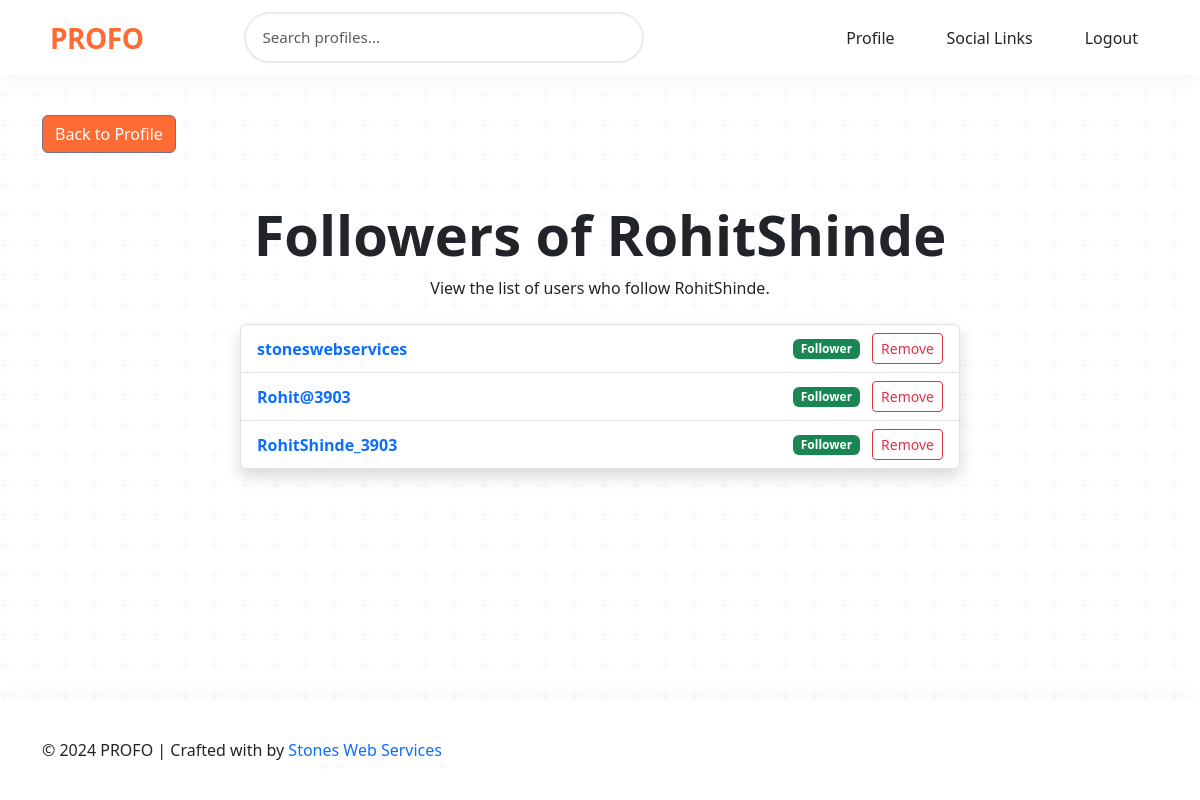
The app's page /users/profile/RohitShinde/followers/ (signed in) with its own data.
### users/models.py (models this page shows, shortened)
class CustomUser(AbstractUser):
    role = models.CharField(max_length=10, default='user')
    email = models.EmailField(unique=True)
    is_email_verified = models.BooleanField(default=False)
    is_mobile_verified = models.BooleanField(default=False)
    bio = models.TextField(blank=True, null=True)
    profile_picture = models.ImageField(upload_to='profile_pics/', blank=True, null=True, default='profile_pics/df.png')
    resume = models.FileField(upload_to='resumes/', blank=True, null=True)
    following = models.ManyToManyField(
        'self',
        symmetrical=False,
        through='Follow',
        through_fields=('follower', 'followed'),
        related_name='followers',
    )
    mobile_number = models.CharField(max_length=15, blank=True, null=True)
    users_skill = models.ManyToManyField(Skill, blank=True, related_name='users')
    intro_video = models.FileField(upload_to='intro_videos/', null=True, blank=True)
    career_growth = models.TextField(blank=True, null=True)
    tagline = models.CharField(max_length=255, blank=True, null=True)

class Follow(models.Model):
    follower = models.ForeignKey(
        CustomUser,
        on_delete=models.CASCADE,
        related_name='following_relationships',  # Unique reverse accessor
    )
    followed = models.ForeignKey(
        CustomUser,
        on_delete=models.CASCADE,
        related_name='follower_relationships',  # Unique reverse accessor
    )
    created_at = models.DateTimeField(auto_now_add=True)
    class Meta:
        unique_together = ('follower', 'followed')  # Prevent duplicates

### users/views.py (the view)
# urls.py: path('profile/<str:username>/followers/', views.view_followers, name='view_followers'),
@login_required
def view_followers(request, username):
    profile_user = get_object_or_404(CustomUser, username=username)
    if request.user == profile_user:
        followers = Follow.objects.filter(followed=profile_user).select_related('follower')
    else:
        followers = None
    return render(request, 'users/followers.html', {'profile_user': profile_user, 'followers': followers})

### PROFO/context_processors.py (called while the page is built)
def unread_notifications_count(request):
    if request.user.is_authenticated:
        return {
            'unread_notifications_count': request.user.notifications.filter(is_read=False).count()
        }
    return {}

### users/templates/users/followers.html (shortened to what this page needs)
{% extends 'users/base.html' %}
{% block content %}
{% if user.is_authenticated %}
<div class="d-flex float-left mt-0">
    <a href="{% url 'profile' user.username %}" style="color: #ffffff; background-color:#FF6B35" class="btn btn-secondary">Back to Profile</a>
</div>
{% endif %}
<div class="container mt-5 mb-5">
    <div class="text-center">
        <h1 class="display-4 fw-bold">Followers of {{ profile_user.username }}</h1>
        <p class="">View the list of users who follow {{ profile_user.username }}.</p>
    </div>
    {% if followers %}
        <div class="row justify-content-center mt-4">
            <div class="col-lg-8">
                <ul class="list-group shadow">
                    {% for follow in followers %}
                    <li class="list-group-item d-flex justify-content-between align-items-center">
                        <a href="{% url 'public_profile' follow.follower.username %}" class="text-decoration-none text-primary fw-semibold">
                            {{ follow.follower.username }}
                        </a>
                        <div>
                            <span class="badge bg-success">Follower</span>
                            {% if request.user == profile_user %}
                                <a href="{% url 'delete_follower' follow.follower.id %}" class="btn btn-outline-danger btn-sm ms-2">
                                     Remove
                                </a>
                            {% endif %}
                        </div>
                    </li>
                    {% endfor %}
                </ul>
            </div>
        </div>
    {% endif %}
</div>
{% endblock %}

### users/templates/users/base.html (style rules this page uses)
:root { --primary-color: #ff6b35; --primary-hover: #ff8659; --secondary-color: #2b2d42; --body-bg: #ffffff; --nav-height: 75px; }
body { background-color: var(--body-bg); background-image: var(--texture-overlay); min-height: 100vh; display: flex; flex-direction: column; }

### records on screen
CustomUser: username "RohitShinde"
Follow: follower.username "stoneswebservices"
Follow: follower.username "Rohit@3903"
Follow: follower.username "RohitShinde_3903"
